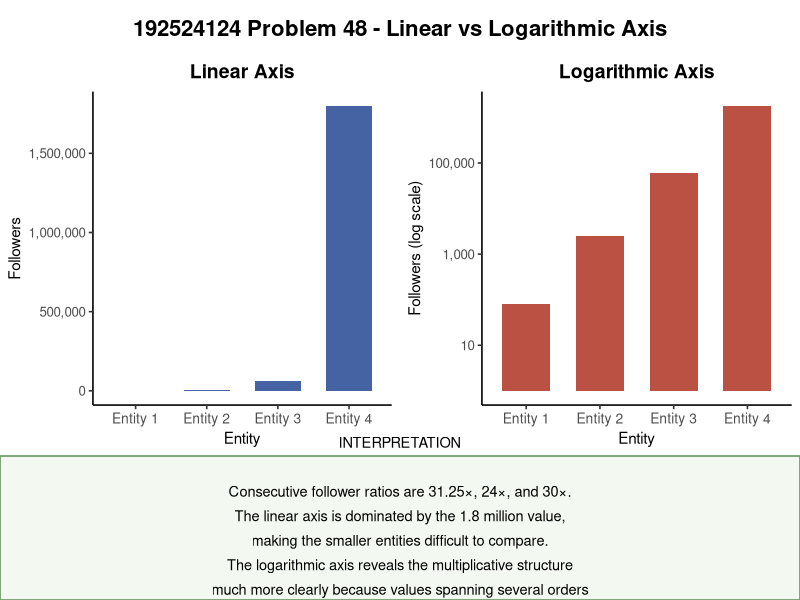

R code for this plot:
# ============================================================
# 192524124 - Problem 48
# Linear vs Logarithmic Axis
# SIDE-BY-SIDE COMPARISON
# ============================================================

library(ggplot2)
library(grid)
library(gridExtra)

# ------------------------------------------------------------
# Follower Data
# ------------------------------------------------------------

follower_data <- data.frame(
  Entity = c(
    "Entity 1",
    "Entity 2",
    "Entity 3",
    "Entity 4"
  ),
  
  Followers = c(
    80,
    2500,
    60000,
    1800000
  )
)

# ------------------------------------------------------------
# Linear Axis
# ------------------------------------------------------------

linear_plot <- ggplot(
  follower_data,
  aes(
    x = Entity,
    y = Followers
  )
) +
  geom_col(
    fill = "#4563A3",
    width = 0.65
  ) +
  labs(
    title = "Linear Axis",
    x = "Entity",
    y = "Followers"
  ) +
  scale_y_continuous(
    labels = scales::comma
  ) +
  theme_classic(base_size = 12) +
  theme(
    plot.title = element_text(
      hjust = 0.5,
      face = "bold",
      size = 14
    ),
    
    axis.title = element_text(
      size = 11
    ),
    
    axis.text.x = element_text(
      size = 10
    )
  )

# ------------------------------------------------------------
# Logarithmic Axis
# ------------------------------------------------------------

log_plot <- ggplot(
  follower_data,
  aes(
    x = Entity,
    y = Followers
  )
) +
  geom_col(
    fill = "#BA5142",
    width = 0.65
  ) +
  scale_y_log10(
    labels = scales::comma
  ) +
  labs(
    title = "Logarithmic Axis",
    x = "Entity",
    y = "Followers (log scale)"
  ) +
  theme_classic(base_size = 12) +
  theme(
    plot.title = element_text(
      hjust = 0.5,
      face = "bold",
      size = 14
    ),
    
    axis.title = element_text(
      size = 11
    ),
    
    axis.text.x = element_text(
      size = 10
    )
  )

# ------------------------------------------------------------
# Ratios and Interpretation
# ------------------------------------------------------------

ratios <- c(
  2500 / 80,
  60000 / 2500,
  1800000 / 60000
)

interpretation <- paste(
  "INTERPRETATION",
  "",
  "Consecutive follower ratios are 31.25×, 24×, and 30×.",
  "The linear axis is dominated by the 1.8 million value,",
  "making the smaller entities difficult to compare.",
  "The logarithmic axis reveals the multiplicative structure",
  "much more clearly because values spanning several orders",
  "of magnitude are compressed into a readable scale.",
  sep = "\n"
)

interpretation_text <- textGrob(
  interpretation,
  x = unit(0.5, "npc"),
  y = unit(0.5, "npc"),
  hjust = 0.5,
  vjust = 0.5,
  gp = gpar(
    fontsize = 10.5,
    lineheight = 1.4
  )
)

interpretation_box <- grobTree(
  rectGrob(
    gp = gpar(
      fill = "#F3F8F0",
      col = "#62935D",
      lwd = 1.5
    )
  ),
  interpretation_text
)

# ------------------------------------------------------------
# Main Title
# ------------------------------------------------------------

main_title <- textGrob(
  "192524124 Problem 48 - Linear vs Logarithmic Axis",
  x = unit(0.5, "npc"),
  hjust = 0.5,
  gp = gpar(
    fontsize = 16,
    fontface = "bold"
  )
)

# ------------------------------------------------------------
# Display - SIDE BY SIDE
# ------------------------------------------------------------

grid.newpage()

grid.arrange(
  main_title,
  
  arrangeGrob(
    linear_plot,
    log_plot,
    ncol = 2
  ),
  
  interpretation_box,
  
  ncol = 1,
  
  heights = c(
    0.7,
    5,
    1.8
  )
)
